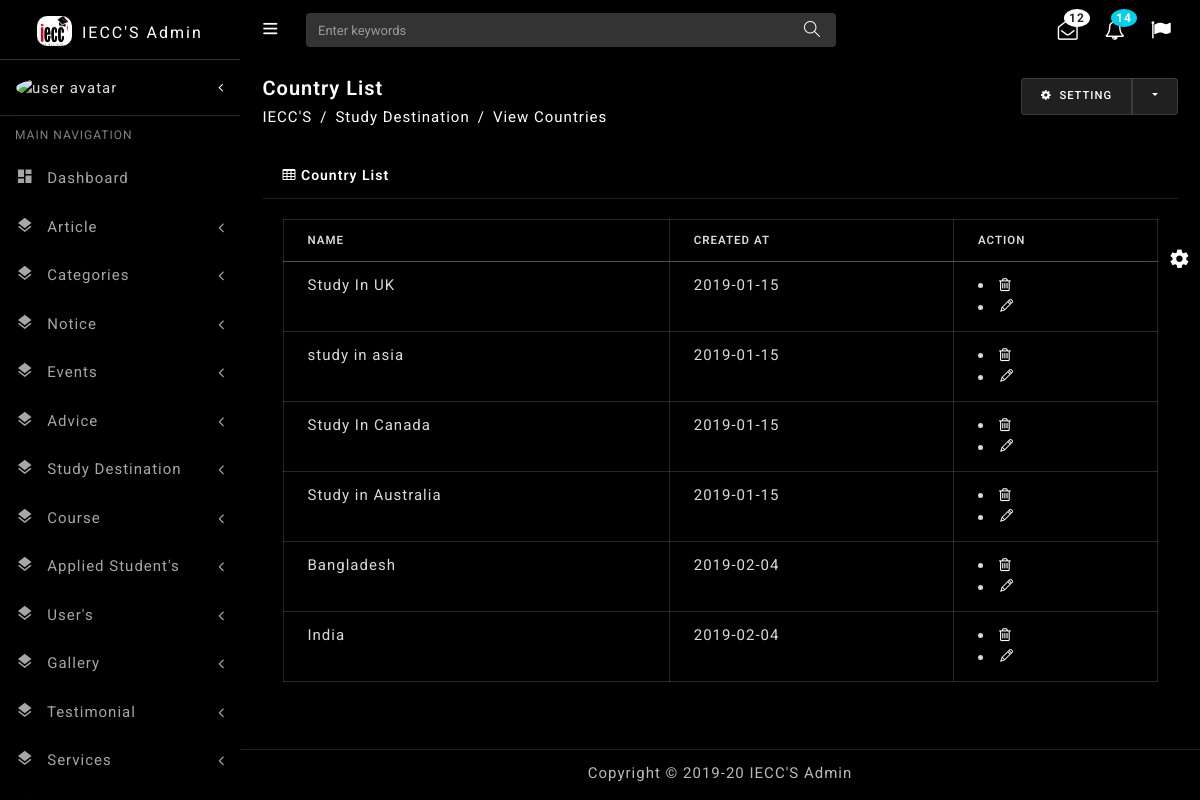
The app's page /admin/view_country.php with its own data.
### tables this page shows
CREATE TABLE `tbl_country` (
  `id` int(11) NOT NULL,
  `country_name` text NOT NULL,
  `image` varchar(500) NOT NULL,
  `create_date` date NOT NULL
);

### class/connection.php (called while the page is built)
<?php
class connection {
    function __construct() {
        $this->db=new mysqli ("localhost","bdsentin_khan","vcg,jGnaN0(-","bdsentin_iecc");
    }
}
?>

### class/super_admin.php (called while the page is built, shortened)
<?php
class super_admin extends connection {
	public function view_country(){
		$view_country=$this->db->query("select * from tbl_country");
		return $view_country;
	}
}
?>

### admin/view_country.php (the view, shortened to what this page needs)
<?php include("include/header.php")?>
<div class="content-wrapper">
    <div class="container-fluid">
     <div class="row pt-2 pb-2">
        <div class="col-sm-9">
		    <h4 class="page-title">Country List</h4>
		    <ol class="breadcrumb">
            <li class="breadcrumb-item"><a href="javaScript:void();">IECC'S</a></li>
            <li class="breadcrumb-item"><a href="javaScript:void();">Study Destination</a></li>
            <li class="breadcrumb-item active" aria-current="page">View Countries</li>
         </ol>
	   </div>
	   <div class="col-sm-3">
       <div class="btn-group float-sm-right">
        <button type="button" class="btn btn-light waves-effect waves-light"><i class="fa fa-cog mr-1"></i> Setting</button>
        <button type="button" class="btn btn-light dropdown-toggle dropdown-toggle-split waves-effect waves-light" data-toggle="dropdown">
        </button>
      </div>
     </div>
     </div>
      <div class="row">
        <div class="col-lg-12">
          <div class="card">
            <div class="card-header"><i class="fa fa-table"></i> Country List</div>
            <div class="card-body">
              <div class="table-responsive">
              <table id="default-datatable" class="table table-bordered">
                <thead>
                    <tr>
                        <th>Name</th>
                        <th>Created at</th>
                        <th>Action</th>
                    </tr>
                </thead>
                <tbody>
				<?php $view_country=$super_admin->view_country();
					while($row=$view_country->fetch_array()){
 				?>
                    <tr>
                        <td><?php echo $row["country_name"]?></td>
                        <td ><?php echo $row["create_date"]?></td>
                        <td><li><a onclick="return confirm('You are going to delete.are you sure?')" href="view_country?delete=<?php echo $row["id"];?>"title="Delete"><i class="fa fa-trash-o"></i></a></li><li><a  href="edit_country?edit=<?php echo $row["id"];?>"title="Edit"><i class="ti-pencil"></i></a></li></td></td>
                    </tr>
                <?php }?>
                </tbody>
            </table>
            </div>
            </div>
          </div>
        </div>
      </div>
    </div>
<?php include("include/footer.php")?>

### records on screen
tbl_country: country_name "Study In UK", create_date "2019-01-15"
tbl_country: country_name "study in asia", create_date "2019-01-15"
tbl_country: country_name "Study In Canada", create_date "2019-01-15"
tbl_country: country_name "Study in Australia", create_date "2019-01-15"
tbl_country: country_name "Bangladesh", create_date "2019-02-04"
tbl_country: country_name "India", create_date "2019-02-04"
